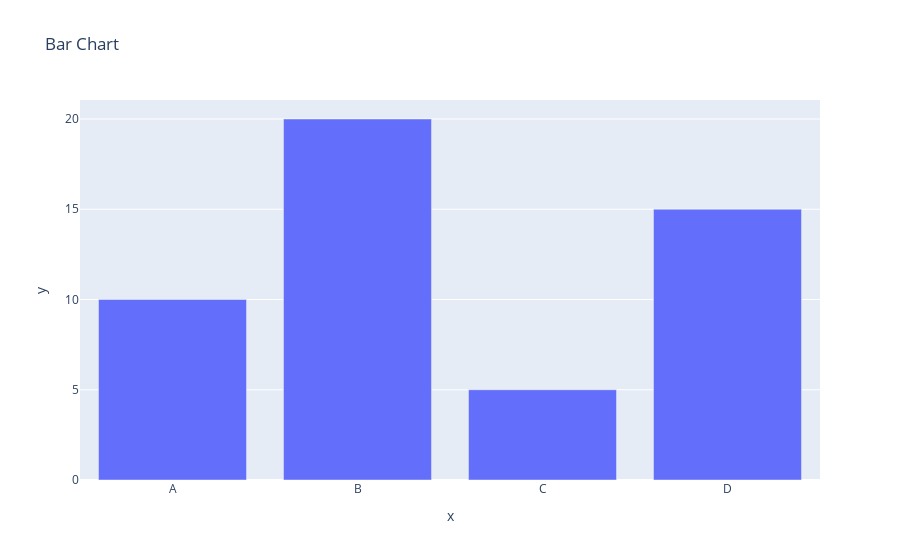

The notebook cell this image was saved under:
### Code cell
fig = px.bar(x=['A', 'B', 'C', 'D'], y=[10, 20, 5, 15], title='Bar Chart')
fig.show()

### Figure 1 — Plotly figure (JSON) as saved in the notebook; plotly's stock layout.template omitted (floating-point values rounded to 4 significant figures)
{"data": [{"alignmentgroup": "True", "hovertemplate": "x=%{x}<br>y=%{y}<extra></extra>", "legendgroup": "", "marker": {"color": "#636efa", "pattern": {"shape": ""}}, "name": "", "offsetgroup": "", "orientation": "v", "showlegend": false, "textposition": "auto", "type": "bar", "x": ["A", "B", "C", "D"], "xaxis": "x", "y": [10, 20, 5, 15], "yaxis": "y"}], "layout": {"barmode": "relative", "legend": {"tracegroupgap": 0}, "title": {"text": "Bar Chart"}, "xaxis": {"anchor": "y", "domain": [0, 1], "title": {"text": "x"}}, "yaxis": {"anchor": "x", "domain": [0, 1], "title": {"text": "y"}}}}
